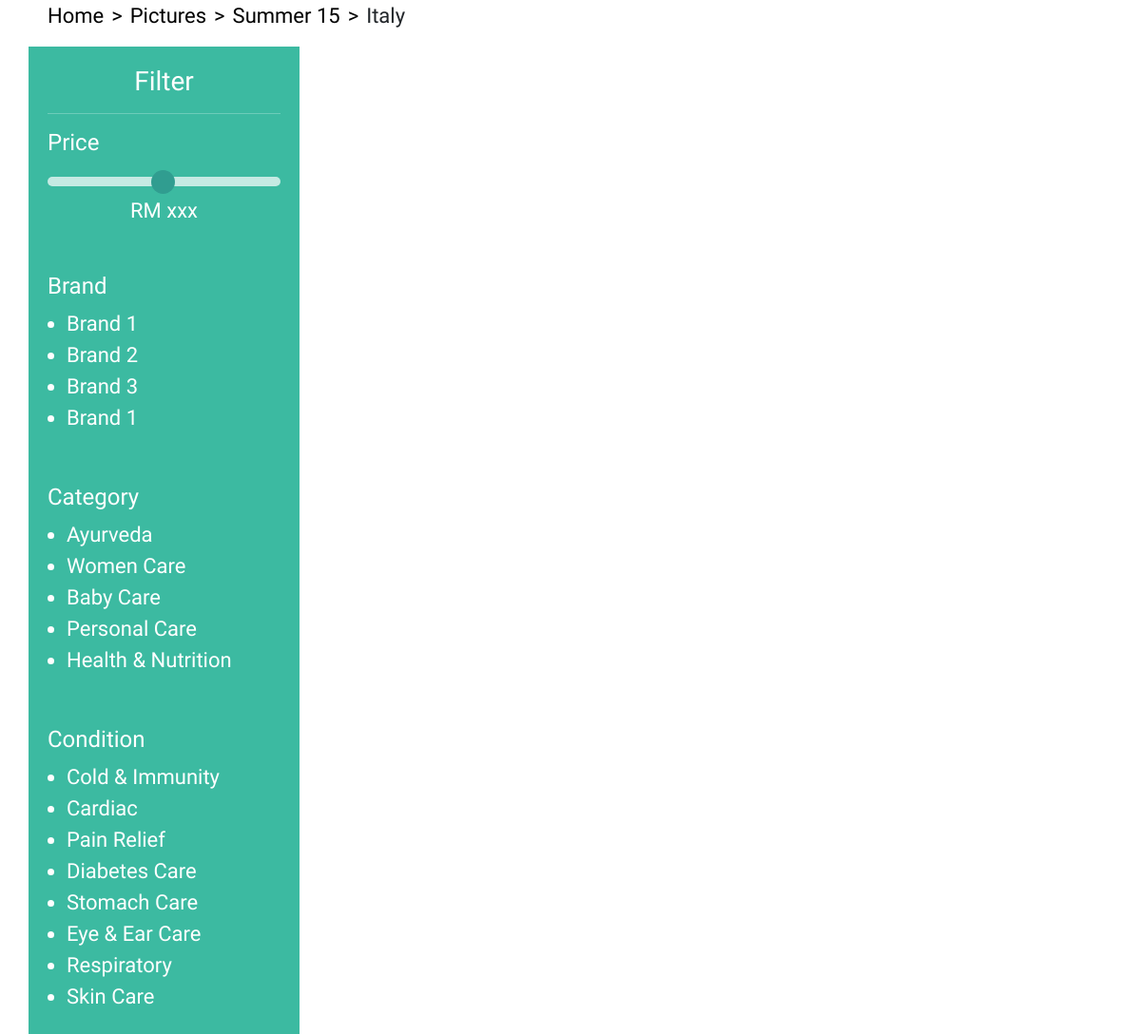
The page /product.php on the database its author committed.
### tables this page shows
CREATE TABLE `category` (
  `category_id` int(10) NOT NULL,
  `category_name` varchar(30) NOT NULL
);

CREATE TABLE `health_condition` (
  `condition_id` int(2) NOT NULL,
  `condition_name` varchar(30) NOT NULL
);

### product.php (the view, shortened to what this page needs)
<!DOCTYPE html>
<?php include('include/config.php'); ?>
<html lang="en">
<?php include('head.php'); ?>
<body>
    <div class="container">
        <div class="row">
            <ul class="breadcrumb">
                <li><a href="#">Home</a></li>
                <li><a href="#">Pictures</a></li>
                <li><a href="#">Summer 15</a></li>
                <li>Italy</li>
            </ul>
        </div>
        <div class="row">
            <div class="filter col-3">
                <h3 class="title">Filter</h3>
                <hr>
                    <h4>Price</h4>
                    <div class="slidecontainer">
                        <input type="range" min="1" max="100" value="50" class="slider" id="myRange">
                    </div>
                    <p class="text-center">RM xxx</p>
                <br>
                    <h4>Brand</h4>
                    <?php
                        $query = mysqli_query($sql, "SELECT product_brand FROM product");
                        if(mysqli_num_rows($query) > 0) {
                            echo '<ul>';
                            while($row = mysqli_fetch_assoc($query)){
                                echo '<li><a href=#>'.$row['product_brand'].'</a></li>';
                            }
                            echo '</ul>';
                    }?>
                <br>
                    <h4>Category</h4>
                    <?php
                        $query = mysqli_query($sql, "SELECT category_name FROM category");
                        if(mysqli_num_rows($query) > 0) {
                            echo '<ul>';
                            while($row = mysqli_fetch_assoc($query)){
                                echo '<li><a href=#>'.$row['category_name'].'</a></li>';
                            }
                            echo '</ul>';
                    }?>
                <br>
                    <h4>Condition</h4>
                    <?php
                        $query = mysqli_query($sql, "SELECT condition_name FROM health_condition");
                        if(mysqli_num_rows($query) > 0) {
                            echo '<ul>';
                            while($row = mysqli_fetch_assoc($query)){
                                echo '<li><a href=#>'.$row['condition_name'].'</a></li>';
                            }
                            echo '</ul>';
                    }?>
            </div>
            <div class="col-9">
            </div>
        </div>
    </div>
</body>
</html>

### head.php (shortened to what this page needs)
<head>
	<link href="https://cdn.jsdelivr.net/npm/bootstrap@5.0.0-beta3/dist/css/bootstrap.min.css" rel="stylesheet">
	<link rel="stylesheet" type="text/css" href="style.css">
	<link rel="stylesheet" href="https://cdnjs.cloudflare.com/ajax/libs/font-awesome/4.7.0/css/font-awesome.min.css">
	<link rel='stylesheet' href='https://use.fontawesome.com/releases/v5.6.3/css/all.css'>
</head>

### style.css (style rules this page uses)
body { font-family: Abel; background-color: #fff; font-size: 17px; }
a { text-decoration: none; color: white; }
h3 { font-weight: normal; text-align: center; }
ul.breadcrumb a { text-decoration: none; color: black; }
ul.breadcrumb li { display: inline; }
ul.breadcrumb li+li:before { padding: 8px; color: black; content: ">"; }
.filter { background-color: #3cbaa1; color: white; padding: 20px; }
.slider { -webkit-appearance: none; width: 100%; height: 10px; border-radius: 5px; background: white; outline: none; opacity: 0.7; -webkit-transition: .2s; transition: opacity .2s; }
@media screen and (min-width: 700px) { body { font-size: 137.5%; } }
ol, ul { margin-bottom: 1.25rem; margin-top: 0; }
ol, ul { padding: 0; margin-left: 1.25rem; }

### rows shown on the page
category: category_name "Ayurveda"
category: category_name "Women Care"
category: category_name "Baby Care"
category: category_name "Personal Care"
category: category_name "Health & Nutrition"
health_condition: condition_name "Cold & Immunity"
health_condition: condition_name "Cardiac"
health_condition: condition_name "Pain Relief"
health_condition: condition_name "Diabetes Care"
health_condition: condition_name "Stomach Care"
health_condition: condition_name "Eye & Ear Care"
health_condition: condition_name "Respiratory"
health_condition: condition_name "Skin Care"

### other values the page prints
$row['product_brand'] "Brand 1"
$row['product_brand'] "Brand 2"
$row['product_brand'] "Brand 3"
